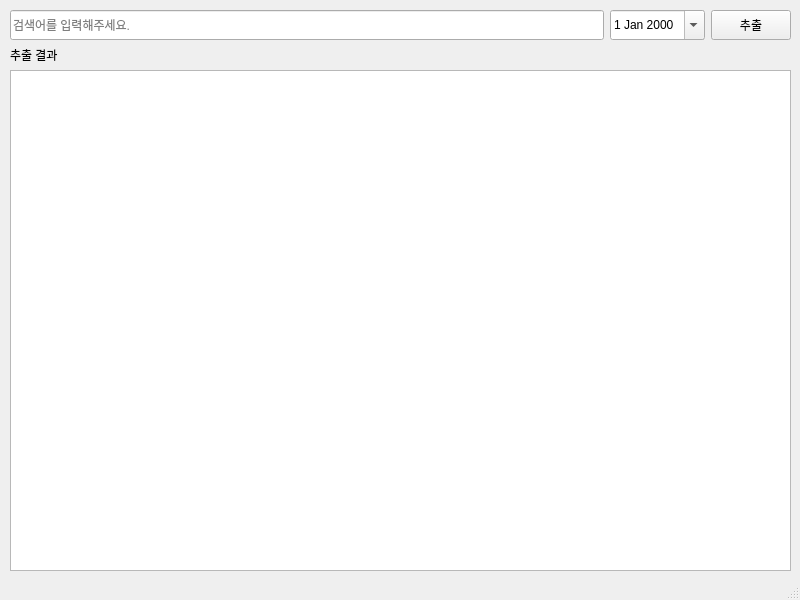
<?xml version="1.0" encoding="UTF-8"?>
<ui version="4.0">
 <class>MainWindow</class>
 <widget class="QMainWindow" name="MainWindow">
  <property name="geometry">
   <rect>
    <x>0</x>
    <y>0</y>
    <width>800</width>
    <height>600</height>
   </rect>
  </property>
  <property name="windowTitle">
   <string>MainWindow</string>
  </property>
  <widget class="QWidget" name="centralwidget">
   <widget class="QWidget" name="">
    <property name="geometry">
     <rect>
      <x>10</x>
      <y>10</y>
      <width>781</width>
      <height>561</height>
     </rect>
    </property>
    <layout class="QVBoxLayout" name="verticalLayout">
     <item>
      <layout class="QHBoxLayout" name="horizontalLayout">
       <item>
        <widget class="QLineEdit" name="edit_keyword">
         <property name="minimumSize">
          <size>
           <width>0</width>
           <height>30</height>
          </size>
         </property>
         <property name="text">
          <string/>
         </property>
         <property name="placeholderText">
          <string>검색어를 입력해주세요.</string>
         </property>
        </widget>
       </item>
       <item>
        <widget class="QDateEdit" name="edit_date">
         <property name="minimumSize">
          <size>
           <width>0</width>
           <height>30</height>
          </size>
         </property>
         <property name="calendarPopup">
          <bool>true</bool>
         </property>
        </widget>
       </item>
       <item>
        <widget class="QPushButton" name="button_start">
         <property name="minimumSize">
          <size>
           <width>0</width>
           <height>30</height>
          </size>
         </property>
         <property name="text">
          <string>추출</string>
         </property>
        </widget>
       </item>
      </layout>
     </item>
     <item>
      <widget class="QLabel" name="label_result">
       <property name="text">
        <string>추출 결과</string>
       </property>
      </widget>
     </item>
     <item>
      <widget class="QTextBrowser" name="result_browser"/>
     </item>
    </layout>
   </widget>
  </widget>
  <widget class="QStatusBar" name="statusbar"/>
 </widget>
 <resources/>
 <connections/>
</ui>
